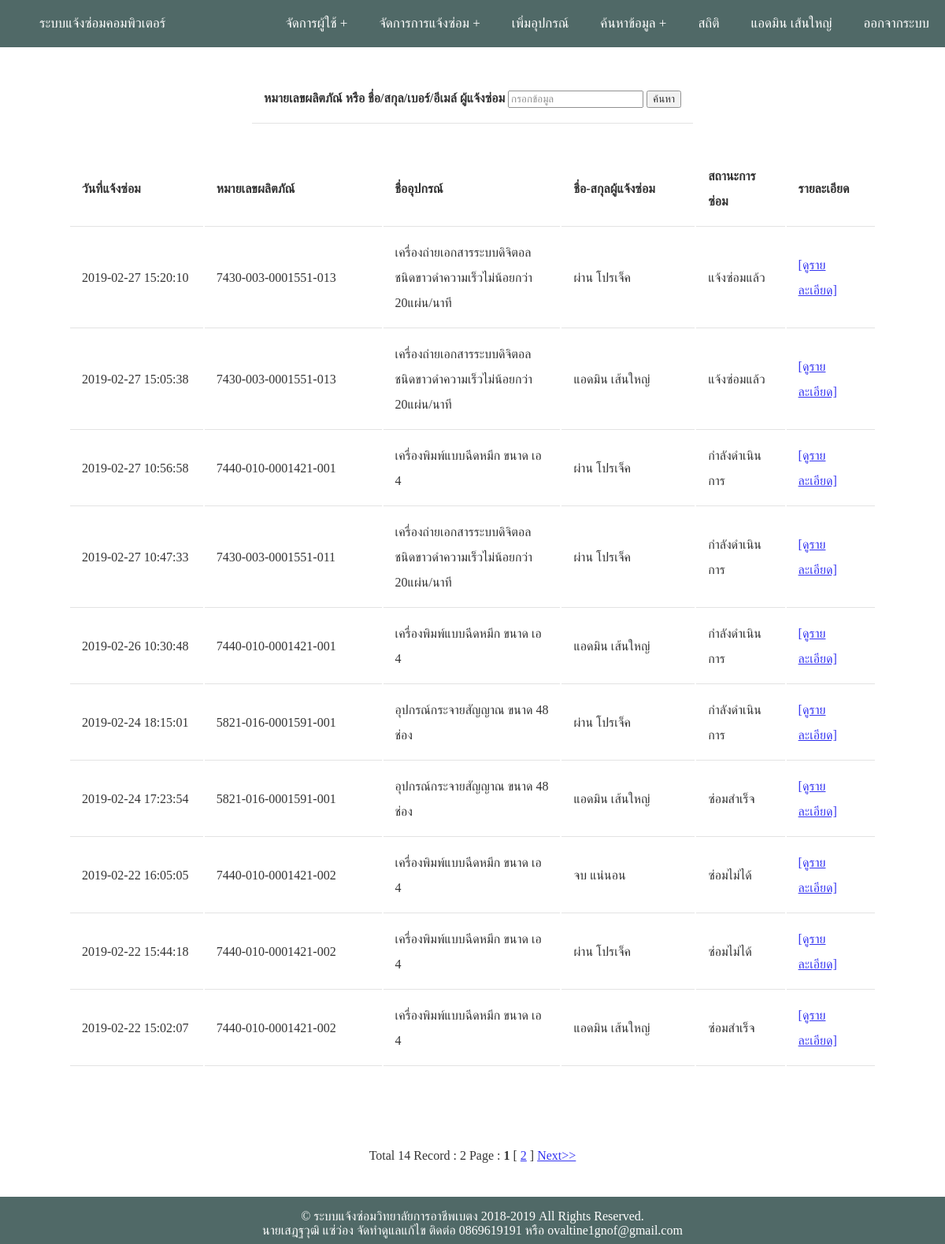
The page /search/search_repair.php (signed in) on the database its author committed.
### tables this page shows
CREATE TABLE IF NOT EXISTS `repair` (
  `repair_id` int(11) NOT NULL AUTO_INCREMENT,
  `r_id` varchar(13) NOT NULL,
  `r_date` datetime NOT NULL,
  `r_status` varchar(30) NOT NULL,
  `serial` varchar(20) NOT NULL,
  `at` text NOT NULL,
  `bad` text NOT NULL,
  `fix` text NOT NULL,
  PRIMARY KEY (`repair_id`),
  KEY `r_id` (`r_id`),
  KEY `serial` (`serial`)
);

CREATE TABLE IF NOT EXISTS `inventory` (
  `id` int(11) NOT NULL AUTO_INCREMENT,
  `serial` varchar(20) NOT NULL,
  `c_name` varchar(100) NOT NULL,
  `type_id` int(11) unsigned zerofill NOT NULL,
  `department` int(11) unsigned zerofill NOT NULL,
  `w_id` int(11) NOT NULL,
  PRIMARY KEY (`serial`),
  UNIQUE KEY `id` (`id`),
  KEY `type_id` (`type_id`),
  KEY `department` (`department`),
  KEY `where` (`w_id`)
);

CREATE TABLE IF NOT EXISTS `user_info` (
  `info_id` int(11) NOT NULL AUTO_INCREMENT,
  `id_card` varchar(13) NOT NULL,
  `name` varchar(30) NOT NULL,
  `surname` varchar(30) NOT NULL,
  `sex` varchar(1) NOT NULL,
  `email` varchar(30) NOT NULL,
  `phone` varchar(10) NOT NULL,
  `expire_date` date NOT NULL,
  PRIMARY KEY (`id_card`),
  UNIQUE KEY `id` (`info_id`)
);

### search/search_repair.php (the view, shortened to what this page needs)
<?php
     include '../page/header.php';
	 require '../connect_db.inc.php';
?>
<?php
	$strKeyword = null;
?>
<form name="frmSearch" method="post" action="<?php echo $_SERVER['SCRIPT_NAME'];?>">
  <table >
      <tr>
<br>
      <th>หมายเลขผลิตภัณ์ หรือ ชื่อ/สกุล/เบอร์/อีเมล์ ผู้แจ้งซ่อม
      <input name="txtKeyword" type="text" id="txtKeyword" value="<?php echo $strKeyword;?>" placeholder="กรอกข้อมูล">
      <input type="submit" value="ค้นหา"></th>
    </tr>
  </table>
</form>
<?php
   $strSQL = "SELECT * FROM ((repair
INNER JOIN user_info ON repair.r_id = user_info.id_card)
INNER JOIN inventory ON repair.serial = inventory.serial)
WHERE repair.serial LIKE '%".$strKeyword."%' OR user_info.name LIKE '%".$strKeyword."%'
OR user_info.surname LIKE '%".$strKeyword."%' OR user_info.phone LIKE '%".$strKeyword."%'
OR user_info.email LIKE '%".$strKeyword."%' ";
  $objQuery = mysqli_query($conn,$strSQL) or die ("m");
$Num_Rows = mysqli_num_rows($objQuery);
$Per_Page = 10;
$Page = $_GET["Page"];
if(!$_GET["Page"])
{
	$Page=1;
}
$Next_Page = $Page+1;
$Page_Start = (($Per_Page*$Page)-$Per_Page);
if($Num_Rows<=$Per_Page)
{
	$Num_Pages =1;
}
else if(($Num_Rows % $Per_Page)==0)
{
	$Num_Pages =($Num_Rows/$Per_Page) ;
}
else
{
	$Num_Pages =($Num_Rows/$Per_Page)+1;
	$Num_Pages = (int)$Num_Pages;
}
$strSQL .=" order  by r_date DESC LIMIT $Page_Start , $Per_Page";
$objQuery  = mysqli_query($conn,$strSQL);
?><br>
<table width="90%"  >
<tr>
    <th width="15%" > วันที่แจ้งซ่อม</th>
	 <th width="20%">หมายเลขผลิตภัณ์</th>
	 <th width="20%">ชื่ออุปกรณ์</th>
    <th width="15%">ชื่อ-สกุลผู้แจ้งซ่อม</th>
	   <th width="10%">สถานะการซ่อม</th>
	    <th width="10%"> รายละเอียด</th>
  </tr>
<?php
while($result = mysqli_fetch_array($objQuery,MYSQLI_ASSOC))
{
?>
	<tr>
    <td><?php echo $result["r_date"];?></td>
    <td><?php echo $result["serial"];?></td>
    <td ><?php echo $result["c_name"];?></td>
    <td><?php echo " ".$result["name"]." ".$result["surname"]." ";?></td>
	<td><?php echo $result["r_status"];?></td>
<td ><a href="javascript:popup('../repair/detail_repair.php?txt_id=<?php echo $result["repair_id"]; ?>','',800,600)" >[ดูรายละเอียด]</a></td>
	</tr>
<?php
	}
?>
</table>
<br><br>
<br>
Total <?= $Num_Rows;?> Record : <?=$Num_Pages;?> Page :
<?php
for($i=1; $i<=$Num_Pages; $i++){
	if($i != $Page)
	{
		echo "[ <a href='$_SERVER[SCRIPT_NAME]?Page=$i'>$i</a> ]";
	}
	else
	{
		echo "<b> $i </b>";
	}
}
if($Page!=$Num_Pages)
{
	echo " <a href ='$_SERVER[SCRIPT_NAME]?Page=$Next_Page'>Next>></a> ";
}
?>
<?php
include '../page/footer.php';
?>

### page/header.php (style rules this page uses)
* { box-sizing: border-box; font-family : Georgia, serif; }
body { margin: 0; padding: 0; font-family: 'Open Sans', sans-serif; line-height: 32px; }
th, td { border-bottom: 1px solid #ddd; padding: 15px; text-align: left; }

### rows shown on the page
repair: r_date "2019-02-27 15:20:10", serial.serial "7430-003-0001551-013", serial.c_name "เครื่องถ่ายเอกสารระบบดิจิตอลชนิดขาวดำความเร็วไม่น้อยกว่า 20แผ่น/นาที", r.name "ผ่าน", r.surname "โปรเจ็ค", r_status "แจ้งซ่อมแล้ว"
repair: r_date "2019-02-27 15:05:38", serial.serial "7430-003-0001551-013", serial.c_name "เครื่องถ่ายเอกสารระบบดิจิตอลชนิดขาวดำความเร็วไม่น้อยกว่า 20แผ่น/นาที", r.name "แอดมิน", r.surname "เส้นใหญ่", r_status "แจ้งซ่อมแล้ว"
repair: r_date "2019-02-27 10:56:58", serial.serial "7440-010-0001421-001", serial.c_name "เครื่องพิมพ์แบบฉีดหมึก ขนาด เอ 4", r.name "ผ่าน", r.surname "โปรเจ็ค", r_status "กำลังดำเนินการ"
repair: r_date "2019-02-27 10:47:33", serial.serial "7430-003-0001551-011", serial.c_name "เครื่องถ่ายเอกสารระบบดิจิตอลชนิดขาวดำความเร็วไม่น้อยกว่า 20แผ่น/นาที", r.name "ผ่าน", r.surname "โปรเจ็ค", r_status "กำลังดำเนินการ"
repair: r_date "2019-02-26 10:30:48", serial.serial "7440-010-0001421-001", serial.c_name "เครื่องพิมพ์แบบฉีดหมึก ขนาด เอ 4", r.name "แอดมิน", r.surname "เส้นใหญ่", r_status "กำลังดำเนินการ"
repair: r_date "2019-02-24 18:15:01", serial.serial "5821-016-0001591-001", serial.c_name "อุปกรณ์กระจายสัญญาณ ขนาด 48 ช่อง", r.name "ผ่าน", r.surname "โปรเจ็ค", r_status "กำลังดำเนินการ"
repair: r_date "2019-02-24 17:23:54", serial.serial "5821-016-0001591-001", serial.c_name "อุปกรณ์กระจายสัญญาณ ขนาด 48 ช่อง", r.name "แอดมิน", r.surname "เส้นใหญ่", r_status "ซ่อมสำเร็จ"
repair: r_date "2019-02-22 16:05:05", serial.serial "7440-010-0001421-002", serial.c_name "เครื่องพิมพ์แบบฉีดหมึก ขนาด เอ 4", r.name "จบ", r.surname "แน่นอน", r_status "ซ่อมไม่ได้"
repair: r_date "2019-02-22 15:44:18", serial.serial "7440-010-0001421-002", serial.c_name "เครื่องพิมพ์แบบฉีดหมึก ขนาด เอ 4", r.name "ผ่าน", r.surname "โปรเจ็ค", r_status "ซ่อมไม่ได้"
repair: r_date "2019-02-22 15:02:07", serial.serial "7440-010-0001421-002", serial.c_name "เครื่องพิมพ์แบบฉีดหมึก ขนาด เอ 4", r.name "แอดมิน", r.surname "เส้นใหญ่", r_status "ซ่อมสำเร็จ"

### other values the page prints
$name "แอดมิน"
$sur "เส้นใหญ่"
$Num_Rows "14"
$Num_Pages "2"
